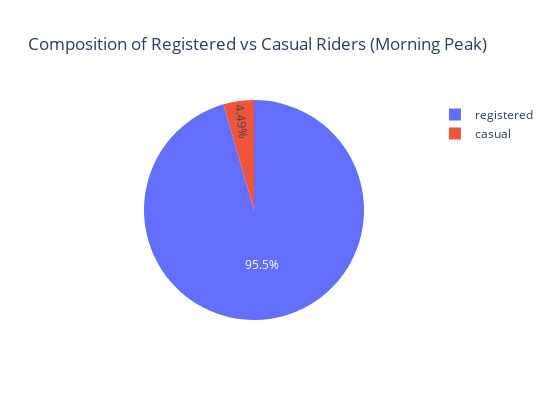

Notebook code for this chart:
### Code cell
# morning peak pie
morningcountindex = morningpeak[['dteday','casual','registered','cnt']].reset_index()
morningsums = morningcountindex[['casual','registered']].mean()

morningpie = px.pie(morningsums,names=['casual','registered'],values=morningsums,title='Composition of Registered vs Casual Riders (Morning Peak)',height=400, width=550)

# evening peak pie (a higher percentage of casual bike riders in the evening compared to night but still both smaller percentages vs all day pie)

eveningcountindex = eveningpeak[['dteday','casual','registered','cnt']].reset_index()
eveningsums = eveningcountindex[['casual','registered']].mean()

eveningpie = px.pie(eveningsums,names=['casual','registered'],values=eveningsums,title='Composition of Registered vs Casual Riders (Evening Peak)',height=400, width=550)

morningpie.show()
morningpie.write_image('morningpie.png')
eveningpie.show()
eveningpie.write_image('eveningpie.png')

### Figure 1 — Plotly figure (JSON) as saved in the notebook; plotly's stock layout.template omitted (floating-point values rounded to 4 significant figures)
{"data": [{"domain": {"x": [0, 1], "y": [0, 1]}, "hovertemplate": "label=%{label}<br>value=%{value}<extra></extra>", "labels": ["casual", "registered"], "legendgroup": "", "name": "", "showlegend": true, "type": "pie", "values": [17.23, 366.6]}], "layout": {"height": 400, "legend": {"tracegroupgap": 0}, "title": {"text": "Composition of Registered vs Casual Riders (Morning Peak)"}, "width": 550}}
